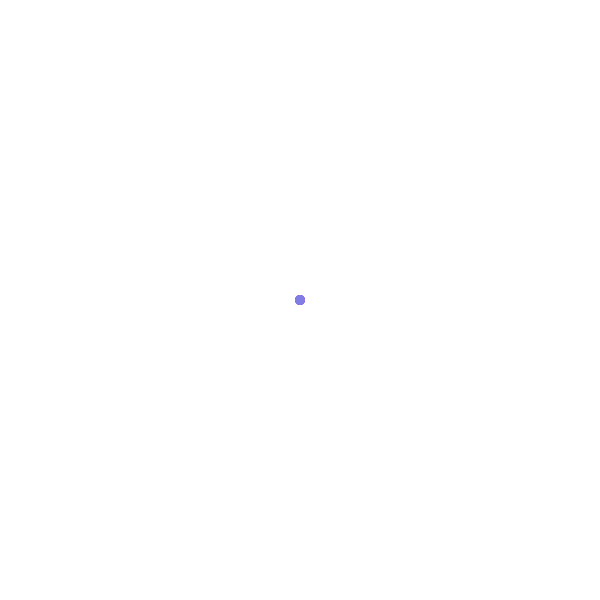
Frame 1 (no input)
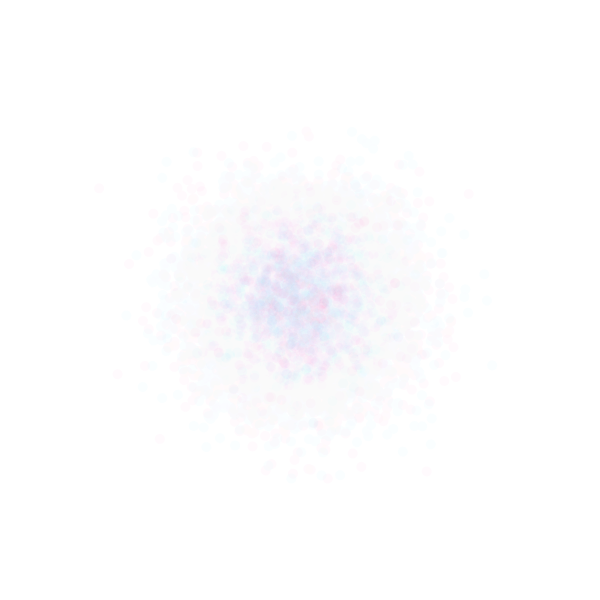
Frame 60 (the mouse pressed at the canvas centre just before this capture)
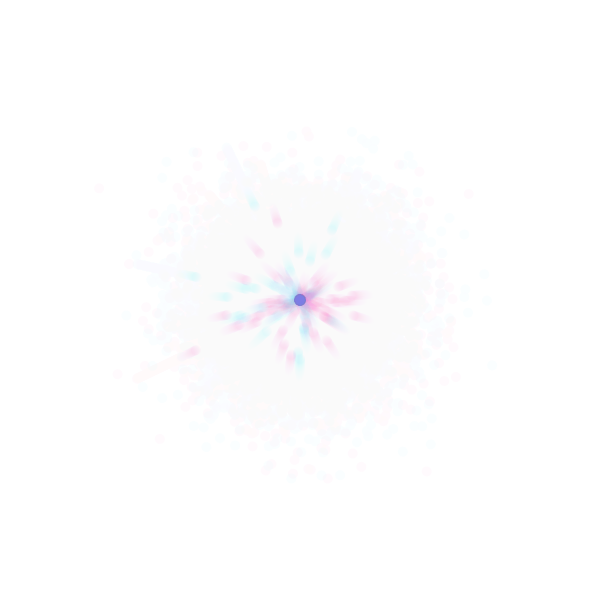
Frame 120 (the mouse held since frame 60 and released just before this capture)

The Processing sketch that drew these frames (run headless with seeded random() and noise(); from frame 60 on, the mouse is pressed at the canvas centre):

// Processing sketch: normal_walker
// ── normal_walker.pde
Walker[] fori = new Walker[100];
Walker[] raquete = new Walker [100];
float n;
float angle;

void setup() {
  size(600,600);
  background(255);
  n = 100;
  for(int i = 0; i < n; i++) {
    fori[i] = new Walker();
    raquete[i] = new Walker();
  }
  //frameRate(1);
}

void draw() {
  //background(255);
  push();
  noStroke();
  fill(255,255,255,25);
  rect(0,0,width,height);
  pop();
  for(int i = 0; i < 1; i++) {
    for(int index = 0; index < n; index++) {
      fori[index].display(0,200,255,5);
      //fori[index].mouseChasse();
      fori[index].rChasser();
      fori[index].edge();
      raquete[index].display(255,0,137,5);
      //raquete[index].mouseChasse();
      raquete[index].rChasser();
      raquete[index].edge();
    }
  }
}

// ── Walker.pde
class Walker {
 
  float walkerX;
  float walkerY;
  float r;
  float g;
  float b;
  float alpha;
  boolean sign;
  
  Walker() {
    walkerX = width/2;
    walkerY = height/2;
    r = 0;
    g = 0;
    b = 0;
    alpha = 255;
    sign = true;
  }
  
  Walker(float tempX, float tempY) {
    walkerX = tempX;
    walkerY = tempY;
    r = 0;
    g = 0;
    b = 0;
    alpha = 255;
  }
  
  void display(float tempR, float tempG, float tempB, float tempAlpha) {
    r = tempR;
    g = tempG;
    b = tempB;
    alpha = tempAlpha;
    noStroke();
    fill(r,g,b,alpha);
    ellipse(walkerX,walkerY,10,10);
  }
  
  void display() {
    noStroke();
    fill(r,g,b,alpha);
    ellipse(walkerX,walkerY,10,10);
  }
  
  void step() {
    float r = int(random(9));
    float s = random(1);
    
    if(r < 1) {
      walkerX += -s;
      walkerY += s;
    } else if(r < 2){
      walkerX += 0;
      walkerY += s;
    } else if(r < 3){
      walkerX += s;
      walkerY += s;
    } else if(r < 4){
      walkerX += -s;
      walkerY += 0;
    } else if(r < 5){
      walkerX += 0;
      walkerY += 0;
    } else if(r < 6){
      walkerX += s;
      walkerY += 0;
    } else if(r < 7){
      walkerX += -s;
      walkerY += -s;
    }  else if(r < 8){
      walkerX += 0;
      walkerY += -s;
    } else if(r < 9){
      walkerX += s;
      walkerY += -s;
    }
    
  }
  
  void step2() {
    walkerX = 50 * randomGaussian() + width/2;
    walkerY = 50 * randomGaussian() + height/2;
  }
  
  void totalR() {
   walkerX = 25 * randomGaussian() + mouseX; 
   walkerY = 25 * randomGaussian() + mouseY; 
  }
  
  
  void edge() {
    walkerX = constrain(walkerX,0,width);
    walkerY = constrain(walkerY,0,height);
  }
  
  void mouseChasse() {
    float soX;
    float soY;
    float sX;
    float sY;
    float velX;
    float velY;
    float t;
    
    soX = walkerX;
    soY = walkerY;
    sX = mouseX;
    sY = mouseY;
    
    if(abs(sX-soX) > abs(sY-soY)) {
      t = abs(sX-soX);
    } else {
      t = abs(sY-soY);
    }
    
    if(t == 0) {
      velX = 0;
      velY = 0;
    } else {
      velX = (sX-soX)/t;
      velY = (sY-soY)/t;
    }
    
    walkerX += velX;
    walkerY += velY;
    
    println("walkerX:", walkerX, " //  walkerY", walkerY);
    println("velX:", velX, " //  velY", velY, " //  t:", t);
    
  }
  
  void rChasser() {
    if(mousePressed) {
      mouseChasse();
    } else {
      step2();
    }
  }
  
}
